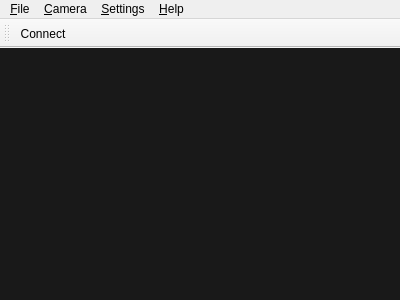
<?xml version="1.0" encoding="UTF-8"?>
<ui version="4.0">
 <class>CMainWindow</class>
 <widget class="QMainWindow" name="CMainWindow">
  <property name="geometry">
   <rect>
    <x>0</x>
    <y>0</y>
    <width>400</width>
    <height>300</height>
   </rect>
  </property>
  <property name="windowTitle">
   <string>Camera Display</string>
  </property>
  <widget class="QWidget" name="centralWidget">
   <layout class="QVBoxLayout" name="verticalLayout" stretch="1">
    <property name="spacing">
     <number>0</number>
    </property>
    <property name="leftMargin">
     <number>0</number>
    </property>
    <property name="topMargin">
     <number>0</number>
    </property>
    <property name="rightMargin">
     <number>0</number>
    </property>
    <property name="bottomMargin">
     <number>0</number>
    </property>
    <item>
     <widget class="QWidget" name="_displayWidget" native="true">
      <property name="styleSheet">
       <string notr="true">background-color:rgb(25, 25, 25);</string>
      </property>
     </widget>
    </item>
   </layout>
  </widget>
  <widget class="QMenuBar" name="menuBar">
   <property name="geometry">
    <rect>
     <x>0</x>
     <y>0</y>
     <width>400</width>
     <height>21</height>
    </rect>
   </property>
   <widget class="QMenu" name="menuFile">
    <property name="title">
     <string>&amp;File</string>
    </property>
    <addaction name="actionExit"/>
   </widget>
   <widget class="QMenu" name="menuCamera">
    <property name="title">
     <string>&amp;Camera</string>
    </property>
    <addaction name="actionConnect"/>
    <addaction name="actionProbing_enabled"/>
    <addaction name="separator"/>
    <addaction name="action_View_available_cameras"/>
   </widget>
   <widget class="QMenu" name="menuSettings">
    <property name="title">
     <string>&amp;Settings</string>
    </property>
    <addaction name="actionSettings"/>
   </widget>
   <widget class="QMenu" name="menu_Help">
    <property name="title">
     <string>&amp;Help</string>
    </property>
    <addaction name="action_Check_for_updates"/>
    <addaction name="separator"/>
    <addaction name="action_About"/>
   </widget>
   <addaction name="menuFile"/>
   <addaction name="menuCamera"/>
   <addaction name="menuSettings"/>
   <addaction name="menu_Help"/>
  </widget>
  <widget class="QToolBar" name="toolBar">
   <property name="windowTitle">
    <string>Camera tool bar</string>
   </property>
   <attribute name="toolBarArea">
    <enum>TopToolBarArea</enum>
   </attribute>
   <attribute name="toolBarBreak">
    <bool>false</bool>
   </attribute>
   <addaction name="actionConnect"/>
  </widget>
  <action name="actionExit">
   <property name="text">
    <string>E&amp;xit</string>
   </property>
  </action>
  <action name="actionSettings">
   <property name="text">
    <string>&amp;Settings...</string>
   </property>
  </action>
  <action name="actionConnect">
   <property name="checkable">
    <bool>true</bool>
   </property>
   <property name="text">
    <string>&amp;Connect</string>
   </property>
  </action>
  <action name="actionProbing_enabled">
   <property name="checkable">
    <bool>true</bool>
   </property>
   <property name="text">
    <string>&amp;Probing enabled</string>
   </property>
  </action>
  <action name="action_View_available_cameras">
   <property name="text">
    <string>&amp;View available cameras...</string>
   </property>
  </action>
  <action name="action_Check_for_updates">
   <property name="text">
    <string>&amp;Check for updates...</string>
   </property>
  </action>
  <action name="action_About">
   <property name="text">
    <string>&amp;About...</string>
   </property>
  </action>
 </widget>
 <layoutdefault spacing="6" margin="11"/>
 <resources/>
 <connections>
  <connection>
   <sender>actionExit</sender>
   <signal>triggered()</signal>
   <receiver>CMainWindow</receiver>
   <slot>close()</slot>
   <hints>
    <hint type="sourcelabel">
     <x>-1</x>
     <y>-1</y>
    </hint>
    <hint type="destinationlabel">
     <x>199</x>
     <y>149</y>
    </hint>
   </hints>
  </connection>
 </connections>
</ui>
